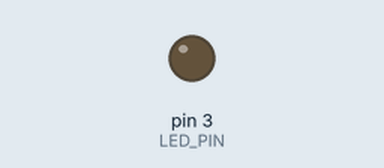
The sketch below on a simulated Arduino Uno, built with avr-gcc and run on an emulated ATmega328P. Parts: output pins drawn as LEDs (lit = HIGH).

Above: at 0.05 s.
At 1.2 s:
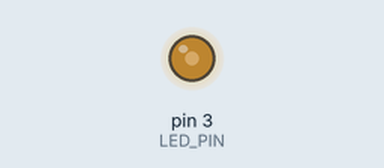
At 2.4 s:
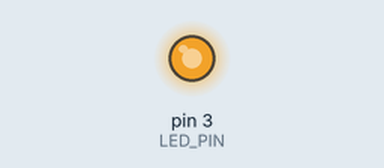
At 4.8 s:
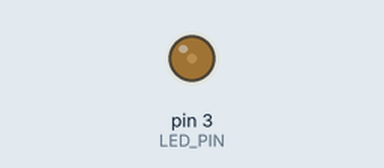
Timing chart, 0 to 6.8 s (numbered marks = the images above):
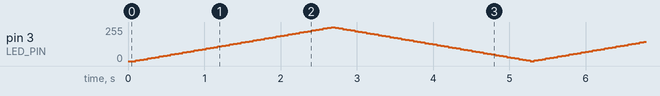

The sketch:

F-fadeWithoutDelay.ino
```cpp
/*****************************************************************************************
 *    RG 101 - Pulse-Width Modulation (PWM)
 *     Fade            _____________                         _____________
 *     Without        |             |                       |             |
 *     Delay          |             |                       |             |
 *            ________|             |_______________________|             |_______________________
 *
 *  This code will fade an LED up and down using Pulse-width modulation and millis() to
 *  avoid delays
 *
 *  Digital 3 - RobotGeek LED
 *
 * For a more in depth explanation of wiring,  this code and more information on using
 * Digital outputs and Arduino check out our Digital Output Tutorial
 * http://learn.robotgeek.com/robotgeek-101-1/232-pwm-primer.html
 *
 *  This code is based of the stnadard Arduino fade code
 *  https://www.arduino.cc/en/Tutorial/Fade
 *
 * Important Functions
 *  analogWrite()
 *****************************************************************************************/

const int LED_PIN = 3;      //pin number for the led pin - this is 'const' since it will not change during code, and saves Arduino memory

int pwmValue;           //holds the current PWM value (0-255)
int fadeAmount = 5;     //amount to fade by - lower values create a more incremental, slower fade
unsigned long lastFadeChange;

//setup runs once when the Geekduino/Arduino is turned on
void setup()
{
  pinMode(LED_PIN, OUTPUT); //set LED_PIN to be an output

} //setup() is done, go to loop()

//loop runs forever once setup is complete
void loop()
{
  if(millis() - lastFadeChange > 50)
  {
    lastFadeChange = millis();        //reset the counter
    analogWrite(LED_PIN, pwmValue);   // sets LED_PIN to whatever value is in PWMValue
    pwmValue = pwmValue + fadeAmount; //change the PWMValue for the next loop

    //if the PWM value gets to/higher than 255 or to/lower than 0
    if(pwmValue >= 255 || pwmValue <= 0)
    {
      fadeAmount = -1 * fadeAmount; //reverse the fade amount so the fade goes in the other direction
    }
  }


}//go back to the first line in loop()
```
